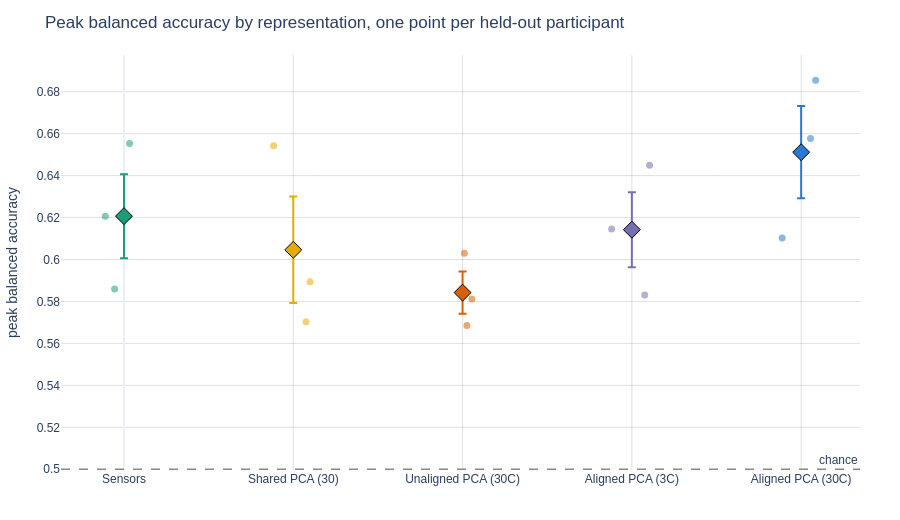

Notebook source saved alongside this figure:
### Markdown cell above
The final view of the same folds puts one dot per held-out participant next to each representation's mean and standard error. This is the plot to consult when a group mean and a paired difference disagree: it shows immediately whether a representation wins on most participants or on one dramatic outlier.

### Code cell
representation_comparison_figure = plot_group_scatter_with_mean(
    [
        fold_summary.loc[
            fold_summary["Representation"] == representation, "peak_balanced_accuracy"
        ].to_numpy()
        for representation in REPRESENTATION_NAMES
    ],
    REPRESENTATION_NAMES,
    point_labels=[
        fold_summary.loc[
            fold_summary["Representation"] == representation, "held_out_subject"
        ].to_numpy()
        for representation in REPRESENTATION_NAMES
    ],
    title="Peak balanced accuracy by representation, one point per held-out participant",
    yaxis_title="peak balanced accuracy",
    baseline=CHANCE_LEVEL,
    baseline_label="chance",
    color=[REPRESENTATION_COLORS[name] for name in REPRESENTATION_NAMES],
    height=520,
)
representation_comparison_figure.show()

### Figure 1 — Plotly figure (JSON) as saved in the notebook; plotly's stock layout.template omitted (floating-point values rounded to 4 significant figures)
{"data": [{"hoverinfo": "y+text", "marker": {"color": "#1b9e77", "opacity": 0.55, "size": 7}, "mode": "markers", "name": "Sensors", "showlegend": false, "text": ["01", "02", "03"], "type": "scatter", "x": [0.03287, -0.05525, -0.1102], "y": [0.6554, 0.586, 0.6207]}, {"error_y": {"array": [0.02003], "thickness": 2, "type": "data", "visible": true}, "marker": {"color": "#1b9e77", "line": {"color": "black", "width": 1}, "size": 13, "symbol": "diamond"}, "mode": "markers", "name": "Sensors mean", "showlegend": false, "type": "scatter", "x": [0], "y": [0.6207]}, {"hoverinfo": "y+text", "marker": {"color": "#e6ab02", "opacity": 0.55, "size": 7}, "mode": "markers", "name": "Shared PCA (30)", "showlegend": false, "text": ["01", "02", "03"], "type": "scatter", "x": [0.884, 1.075, 1.099], "y": [0.6542, 0.5703, 0.5893]}, {"error_y": {"array": [0.0254], "thickness": 2, "type": "data", "visible": true}, "marker": {"color": "#e6ab02", "line": {"color": "black", "width": 1}, "size": 13, "symbol": "diamond"}, "mode": "markers", "name": "Shared PCA (30) mean", "showlegend": false, "type": "scatter", "x": [1], "y": [0.6046]}, {"hoverinfo": "y+text", "marker": {"color": "#d95f02", "opacity": 0.55, "size": 7}, "mode": "markers", "name": "Unaligned PCA (30C)", "showlegend": false, "text": ["01", "02", "03"], "type": "scatter", "x": [2.026, 2.055, 2.01], "y": [0.5685, 0.5811, 0.603]}, {"error_y": {"array": [0.01009], "thickness": 2, "type": "data", "visible": true}, "marker": {"color": "#d95f02", "line": {"color": "black", "width": 1}, "size": 13, "symbol": "diamond"}, "mode": "markers", "name": "Unaligned PCA (30C) mean", "showlegend": false, "type": "scatter", "x": [2], "y": [0.5842]}, {"hoverinfo": "y+text", "marker": {"color": "#7570b3", "opacity": 0.55, "size": 7}, "mode": "markers", "name": "Aligned PCA (3C)", "showlegend": false, "text": ["01", "02", "03"], "type": "scatter", "x": [3.104, 3.076, 2.881], "y": [0.645, 0.5831, 0.6146]}, {"error_y": {"array": [0.01787], "thickness": 2, "type": "data", "visible": true}, "marker": {"color": "#7570b3", "line": {"color": "black", "width": 1}, "size": 13, "symbol": "diamond"}, "mode": "markers", "name": "Aligned PCA (3C) mean", "showlegend": false, "type": "scatter", "x": [3], "y": [0.6142]}, {"hoverinfo": "y+text", "marker": {"color": "#2a78d6", "opacity": 0.55, "size": 7}, "mode": "markers", "name": "Aligned PCA (30C)", "showlegend": false, "text": ["01", "02", "03"], "type": "scatter", "x": [4.086, 3.888, 4.055], "y": [0.6855, 0.6103, 0.6577]}, {"error_y": {"array": [0.02197], "thickness": 2, "type": "data", "visible": true}, "marker": {"color": "#2a78d6", "line": {"color": "black", "width": 1}, "size": 13, "symbol": "diamond"}, "mode": "markers", "name": "Aligned PCA (30C) mean", "showlegend": false, "type": "scatter", "x": [4], "y": [0.6512]}], "layout": {"annotations": [{"showarrow": false, "text": "chance", "x": 1, "xanchor": "right", "xref": "x domain", "y": 0.5, "yanchor": "bottom", "yref": "y"}], "height": 520, "margin": {"b": 50, "l": 50, "r": 40, "t": 55}, "shapes": [{"line": {"color": "#888", "dash": "dash", "width": 1.5}, "type": "line", "x0": 0, "x1": 1, "xref": "x domain", "y0": 0.5, "y1": 0.5, "yref": "y"}], "title": {"text": "Peak balanced accuracy by representation, one point per held-out participant"}, "xaxis": {"tickmode": "array", "ticktext": ["Sensors", "Shared PCA (30)", "Unaligned PCA (30C)", "Aligned PCA (3C)", "Aligned PCA (30C)"], "tickvals": [0, 1, 2, 3, 4]}, "yaxis": {"title": {"text": "peak balanced accuracy"}}}}
